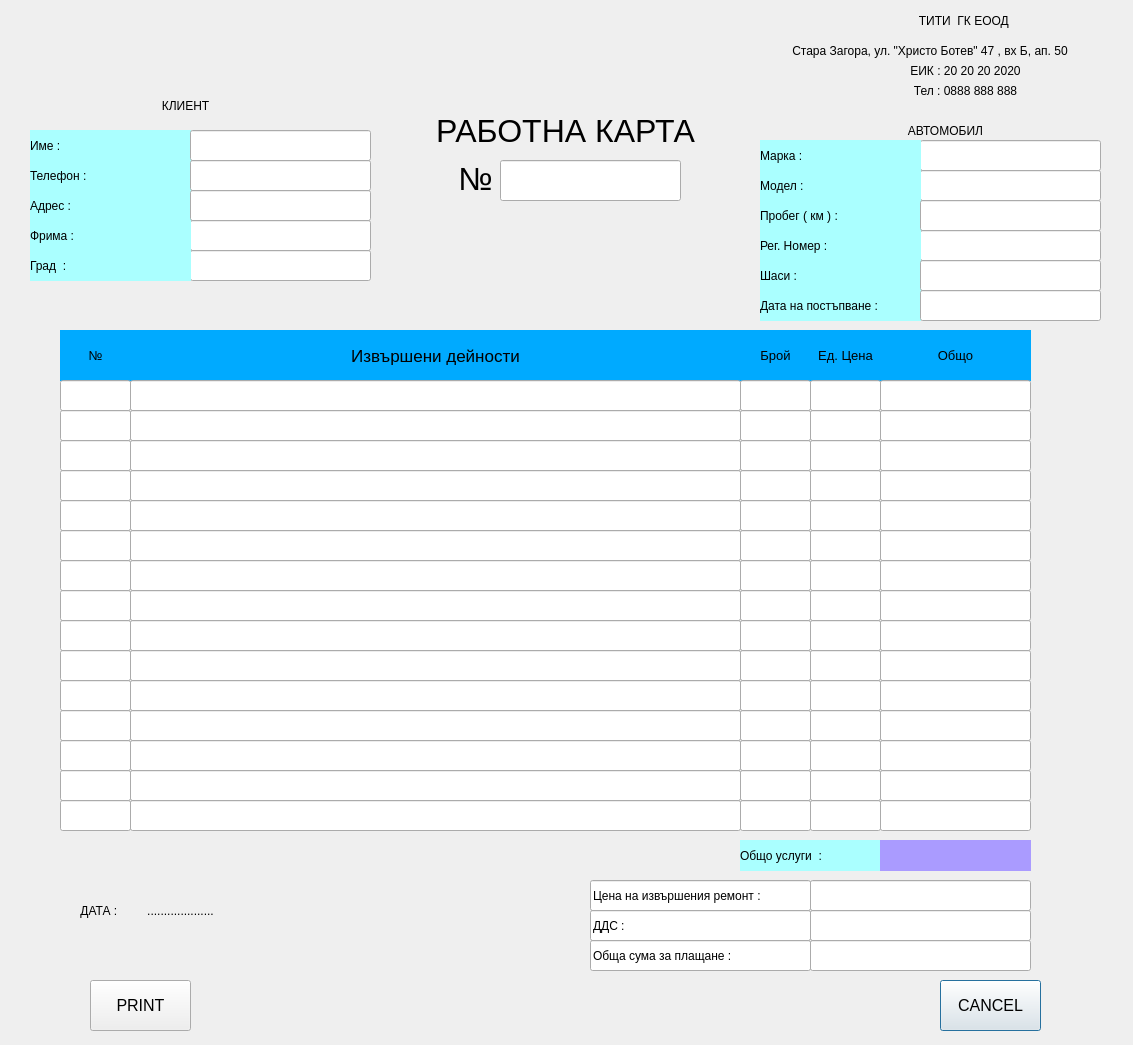
 <widget class="QDialog" name="PrintFormat">
  <property name="geometry">
   <rect>
    <x>0</x>
    <y>0</y>
    <width>1133</width>
    <height>1045</height>
   </rect>
  </property>
  <property name="windowTitle">
   <string>Work Card</string>
  </property>
  <widget class="QLineEdit" name="lineEdit_TotalRepairCost">
   <property name="geometry">
    <rect>
     <x>590</x>
     <y>880</y>
     <width>221</width>
     <height>31</height>
    </rect>
   </property>
   <property name="text">
    <string>Цена на извършения ремонт : </string>
   </property>
  </widget>
  <widget class="QLineEdit" name="lineEdit_TotalRepairCost_Value">
   <property name="geometry">
    <rect>
     <x>810</x>
     <y>880</y>
     <width>221</width>
     <height>31</height>
    </rect>
   </property>
   <property name="text">
    <string/>
   </property>
  </widget>
  <widget class="QLabel" name="L_Date">
   <property name="geometry">
    <rect>
     <x>60</x>
     <y>900</y>
     <width>81</width>
     <height>21</height>
    </rect>
   </property>
   <property name="styleSheet">
    <string notr="true">font: 75 10pt &quot;MS Shell Dlg 2&quot;;</string>
   </property>
   <property name="text">
    <string>ДАТА : </string>
   </property>
   <property name="alignment">
    <set>Qt::AlignCenter</set>
   </property>
  </widget>
  <widget class="QLabel" name="L_RepairNumber">
   <property name="geometry">
    <rect>
     <x>60</x>
     <y>330</y>
     <width>71</width>
     <height>51</height>
    </rect>
   </property>
   <property name="font">
    <font>
     <pointsize>10</pointsize>
    </font>
   </property>
   <property name="styleSheet">
    <string notr="true">background-color: rgb(0, 170, 255);</string>
   </property>
   <property name="text">
    <string>№</string>
   </property>
   <property name="alignment">
    <set>Qt::AlignCenter</set>
   </property>
  </widget>
  <widget class="QLineEdit" name="T_AutoModel">
   <property name="geometry">
    <rect>
     <x>920</x>
     <y>170</y>
     <width>181</width>
     <height>31</height>
    </rect>
   </property>
   <property name="text">
    <string/>
   </property>
  </widget>
  <widget class="QLabel" name="L_RepairDescription">
   <property name="geometry">
    <rect>
     <x>130</x>
     <y>330</y>
     <width>611</width>
     <height>51</height>
    </rect>
   </property>
   <property name="font">
    <font>
     <pointsize>13</pointsize>
    </font>
   </property>
   <property name="styleSheet">
    <string notr="true">background-color: rgb(0, 170, 255);</string>
   </property>
   <property name="text">
    <string>Извършени дейности</string>
   </property>
   <property name="alignment">
    <set>Qt::AlignCenter</set>
   </property>
  </widget>
  <widget class="QLineEdit" name="lineEdit_DDS_CostValue">
   <property name="geometry">
    <rect>
     <x>810</x>
     <y>910</y>
     <width>221</width>
     <height>31</height>
    </rect>
   </property>
   <property name="text">
    <string/>
   </property>
  </widget>
  <widget class="QLabel" name="L_KlientName">
   <property name="geometry">
    <rect>
     <x>30</x>
     <y>130</y>
     <width>161</width>
     <height>31</height>
    </rect>
   </property>
   <property name="styleSheet">
    <string notr="true">background-color: rgb(170, 255, 255);</string>
   </property>
   <property name="text">
    <string>Име : </string>
   </property>
  </widget>
  <widget class="QLabel" name="L_AutoMilage">
   <property name="geometry">
    <rect>
     <x>760</x>
     <y>200</y>
     <width>161</width>
     <height>31</height>
    </rect>
   </property>
   <property name="styleSheet">
    <string notr="true">background-color: rgb(170, 255, 255);</string>
   </property>
   <property name="text">
    <string>Пробег ( км ) : </string>
   </property>
  </widget>
  <widget class="QLineEdit" name="lineEdit_1_NUM">
   <property name="geometry">
    <rect>
     <x>60</x>
     <y>380</y>
     <width>71</width>
     <height>31</height>
    </rect>
   </property>
  </widget>
  <widget class="QLabel" name="L_AutoVIN">
   <property name="geometry">
    <rect>
     <x>760</x>
     <y>260</y>
     <width>161</width>
     <height>31</height>
    </rect>
   </property>
   <property name="styleSheet">
    <string notr="true">background-color: rgb(170, 255, 255);</string>
   </property>
   <property name="text">
    <string>Шаси : </string>
   </property>
  </widget>
  <widget class="QLineEdit" name="T_KlientFirm">
   <property name="geometry">
    <rect>
     <x>190</x>
     <y>220</y>
     <width>181</width>
     <height>31</height>
    </rect>
   </property>
   <property name="text">
    <string/>
   </property>
  </widget>
  <widget class="QLabel" name="L_FirmName">
   <property name="geometry">
    <rect>
     <x>890</x>
     <y>10</y>
     <width>151</width>
     <height>21</height>
    </rect>
   </property>
   <property name="styleSheet">
    <string notr="true">font: 75 10pt &quot;MS Shell Dlg 2&quot;;</string>
   </property>
   <property name="text">
    <string>ТИТИ  ГК ЕООД </string>
   </property>
   <property name="alignment">
    <set>Qt::AlignCenter</set>
   </property>
  </widget>
  <widget class="QLineEdit" name="T_WorkCard_Nubmer">
   <property name="geometry">
    <rect>
     <x>500</x>
     <y>160</y>
     <width>181</width>
     <height>41</height>
    </rect>
   </property>
   <property name="text">
    <string/>
   </property>
  </widget>
  <widget class="QLabel" name="L_KlientAdress">
   <property name="geometry">
    <rect>
     <x>30</x>
     <y>190</y>
     <width>161</width>
     <height>31</height>
    </rect>
   </property>
   <property name="styleSheet">
    <string notr="true">background-color: rgb(170, 255, 255);</string>
   </property>
   <property name="text">
    <string>Адрес :</string>
   </property>
  </widget>
  <widget class="QLabel" name="L_AutoinfoLabel">
   <property name="geometry">
    <rect>
     <x>870</x>
     <y>120</y>
     <width>151</width>
     <height>21</height>
    </rect>
   </property>
   <property name="styleSheet">
    <string notr="true">font: 75 10pt &quot;MS Shell Dlg 2&quot;;</string>
   </property>
   <property name="text">
    <string>АВТОМОБИЛ</string>
   </property>
   <property name="alignment">
    <set>Qt::AlignCenter</set>
   </property>
  </widget>
  <widget class="QLabel" name="L_RepairPartsCount">
   <property name="geometry">
    <rect>
     <x>740</x>
     <y>330</y>
     <width>71</width>
     <height>51</height>
    </rect>
   </property>
   <property name="sizePolicy">
    <sizepolicy hsizetype="Preferred" vsizetype="Preferred">
     <horstretch>7</horstretch>
     <verstretch>7</verstretch>
    </sizepolicy>
   </property>
   <property name="font">
    <font>
     <pointsize>10</pointsize>
    </font>
   </property>
   <property name="styleSheet">
    <string notr="true">background-color: rgb(0, 170, 255);</string>
   </property>
   <property name="lineWidth">
    <number>1</number>
   </property>
   <property name="text">
    <string>Брой</string>
   </property>
   <property name="alignment">
    <set>Qt::AlignCenter</set>
   </property>
  </widget>
  <widget class="QLineEdit" name="T_AutoRegNumber">
   <property name="geometry">
    <rect>
     <x>920</x>
     <y>230</y>
     <width>181</width>
     <height>31</height>
    </rect>
   </property>
   <property name="text">
    <string/>
   </property>
  </widget>
  <widget class="QLabel" name="L_ClientLabel">
   <property name="geometry">
    <rect>
     <x>110</x>
     <y>90</y>
     <width>151</width>
     <height>31</height>
    </rect>
   </property>
   <property name="styleSheet">
    <string notr="true">font: 75 10pt &quot;MS Shell Dlg 2&quot;;</string>
   </property>
   <property name="text">
    <string>КЛИЕНТ</string>
   </property>
   <property name="alignment">
    <set>Qt::AlignCenter</set>
   </property>
  </widget>
  <widget class="QLabel" name="L_TotalWorkCost">
   <property name="geometry">
    <rect>
     <x>740</x>
     <y>840</y>
     <width>141</width>
     <height>31</height>
    </rect>
   </property>
   <property name="styleSheet">
    <string notr="true">background-color: rgb(170, 255, 255);</string>
   </property>
   <property name="text">
    <string>Общо услуги  : </string>
   </property>
  </widget>
  <widget class="QLabel" name="L_KlientPhone">
   <property name="geometry">
    <rect>
     <x>30</x>
     <y>160</y>
     <width>161</width>
     <height>31</height>
    </rect>
   </property>
   <property name="styleSheet">
    <string notr="true">background-color: rgb(170, 255, 255);</string>
   </property>
   <property name="text">
    <string>Телефон : </string>
   </property>
  </widget>
  <widget class="QLineEdit" name="T_KlientAdress">
   <property name="geometry">
    <rect>
     <x>190</x>
     <y>190</y>
     <width>181</width>
     <height>31</height>
    </rect>
   </property>
   <property name="text">
    <string/>
   </property>
  </widget>
  <widget class="QLineEdit" name="T_AutoMarka">
   <property name="geometry">
    <rect>
     <x>920</x>
     <y>140</y>
     <width>181</width>
     <height>31</height>
    </rect>
   </property>
  </widget>
  <widget class="QLabel" name="L_RepairsSinglePrice">
   <property name="geometry">
    <rect>
     <x>810</x>
     <y>330</y>
     <width>71</width>
     <height>51</height>
    </rect>
   </property>
   <property name="font">
    <font>
     <pointsize>10</pointsize>
    </font>
   </property>
   <property name="styleSheet">
    <string notr="true">background-color: rgb(0, 170, 255);</string>
   </property>
   <property name="text">
    <string>Ед. Цена</string>
   </property>
   <property name="alignment">
    <set>Qt::AlignCenter</set>
   </property>
  </widget>
  <widget class="QLabel" name="L_TotalWorkCostValue">
   <property name="geometry">
    <rect>
     <x>880</x>
     <y>840</y>
     <width>151</width>
     <height>31</height>
    </rect>
   </property>
   <property name="styleSheet">
    <string notr="true">background-color: rgb(170, 155, 255);</string>
   </property>
   <property name="text">
    <string/>
   </property>
  </widget>
  <widget class="QLabel" name="L_FirmAdress">
   <property name="geometry">
    <rect>
     <x>740</x>
     <y>30</y>
     <width>331</width>
     <height>41</height>
    </rect>
   </property>
   <property name="text">
    <string>Стара Загора, ул. &quot;Христо Ботев&quot; 47 , вх Б, ап. 50 </string>
   </property>
   <property name="alignment">
    <set>Qt::AlignRight|Qt::AlignTrailing|Qt::AlignVCenter</set>
   </property>
  </widget>
  <widget class="QLineEdit" name="lineEdit_1_SPrice">
   <property name="geometry">
    <rect>
     <x>810</x>
     <y>380</y>
     <width>71</width>
     <height>31</height>
    </rect>
   </property>
  </widget>
  <widget class="QLineEdit" name="lineEdit_TotalPay_Value">
   <property name="geometry">
    <rect>
     <x>810</x>
     <y>940</y>
     <width>221</width>
     <height>31</height>
    </rect>
   </property>
   <property name="text">
    <string/>
   </property>
  </widget>
  <widget class="QLineEdit" name="T_KlientCity">
   <property name="geometry">
    <rect>
     <x>190</x>
     <y>250</y>
     <width>181</width>
     <height>31</height>
    </rect>
   </property>
   <property name="text">
    <string/>
   </property>
  </widget>
  <widget class="QLabel" name="L_AutoRepairDate">
   <property name="geometry">
    <rect>
     <x>760</x>
     <y>290</y>
     <width>161</width>
     <height>31</height>
    </rect>
   </property>
   <property name="styleSheet">
    <string notr="true">background-color: rgb(170, 255, 255);</string>
   </property>
   <property name="text">
    <string>Дата на постъпване : </string>
   </property>
  </widget>
  <widget class="QLineEdit" name="T_KlientName">
   <property name="geometry">
    <rect>
     <x>190</x>
     <y>130</y>
     <width>181</width>
     <height>31</height>
    </rect>
   </property>
  </widget>
  <widget class="QLabel" name="L_AutoRegNubmer">
   <property name="geometry">
    <rect>
     <x>760</x>
     <y>230</y>
     <width>161</width>
     <height>31</height>
    </rect>
   </property>
   <property name="styleSheet">
    <string notr="true">background-color: rgb(170, 255, 255);</string>
   </property>
   <property name="text">
    <string>Рег. Номер :  </string>
   </property>
  </widget>
  <widget class="QLineEdit" name="T_AutoMilage">
   <property name="geometry">
    <rect>
     <x>920</x>
     <y>200</y>
     <width>181</width>
     <height>31</height>
    </rect>
   </property>
   <property name="text">
    <string/>
   </property>
  </widget>
  <widget class="QLineEdit" name="lineEdit_TotalToPay">
   <property name="geometry">
    <rect>
     <x>590</x>
     <y>940</y>
     <width>221</width>
     <height>31</height>
    </rect>
   </property>
   <property name="text">
    <string>Обща сума за плащане : </string>
   </property>
  </widget>
  <widget class="QLabel" name="L_AutoModel">
   <property name="geometry">
    <rect>
     <x>760</x>
     <y>170</y>
     <width>161</width>
     <height>31</height>
    </rect>
   </property>
   <property name="styleSheet">
    <string notr="true">background-color: rgb(170, 255, 255);</string>
   </property>
   <property name="text">
    <string>Модел : </string>
   </property>
  </widget>
  <widget class="QLineEdit" name="T_AutoVIN">
   <property name="geometry">
    <rect>
     <x>920</x>
     <y>260</y>
     <width>181</width>
     <height>31</height>
    </rect>
   </property>
   <property name="text">
    <string/>
   </property>
  </widget>
  <widget class="QLabel" name="L_WorkCard">
   <property name="geometry">
    <rect>
     <x>370</x>
     <y>110</y>
     <width>391</width>
     <height>41</height>
    </rect>
   </property>
   <property name="font">
    <font>
     <pointsize>24</pointsize>
    </font>
   </property>
   <property name="text">
    <string>РАБОТНА КАРТА</string>
   </property>
   <property name="alignment">
    <set>Qt::AlignCenter</set>
   </property>
  </widget>
  <widget class="QLineEdit" name="lineEdit_1_CNT">
   <property name="geometry">
    <rect>
     <x>740</x>
     <y>380</y>
     <width>71</width>
     <height>31</height>
    </rect>
   </property>
  </widget>
  <widget class="QLabel" name="L_KlientCity">
   <property name="geometry">
    <rect>
     <x>30</x>
     <y>250</y>
     <width>161</width>
     <height>31</height>
    </rect>
   </property>
   <property name="styleSheet">
    <string notr="true">background-color: rgb(170, 255, 255);</string>
   </property>
   <property name="text">
    <string>Град  : </string>
   </property>
  </widget>
  <widget class="QLabel" name="L_RepairTotalCost">
   <property name="geometry">
    <rect>
     <x>880</x>
     <y>330</y>
     <width>151</width>
     <height>51</height>
    </rect>
   </property>
   <property name="font">
    <font>
     <pointsize>10</pointsize>
    </font>
   </property>
   <property name="styleSheet">
    <string notr="true">background-color: rgb(0, 170, 255);</string>
   </property>
   <property name="text">
    <string>Общо</string>
   </property>
   <property name="alignment">
    <set>Qt::AlignCenter</set>
   </property>
  </widget>
  <widget class="QLabel" name="L_AutoMarka">
   <property name="geometry">
    <rect>
     <x>760</x>
     <y>140</y>
     <width>161</width>
     <height>31</height>
    </rect>
   </property>
   <property name="styleSheet">
    <string notr="true">background-color: rgb(170, 255, 255);</string>
   </property>
   <property name="text">
    <string>Марка : </string>
   </property>
  </widget>
  <widget class="QLineEdit" name="lineEdit_1_Total">
   <property name="geometry">
    <rect>
     <x>880</x>
     <y>380</y>
     <width>151</width>
     <height>31</height>
    </rect>
   </property>
  </widget>
  <widget class="QPushButton" name="B_PrintCancel">
   <property name="geometry">
    <rect>
     <x>940</x>
     <y>980</y>
     <width>101</width>
     <height>51</height>
    </rect>
   </property>
   <property name="font">
    <font>
     <pointsize>12</pointsize>
    </font>
   </property>
   <property name="text">
    <string>CANCEL</string>
   </property>
  </widget>
  <widget class="QLabel" name="L_KlientFirm">
   <property name="geometry">
    <rect>
     <x>30</x>
     <y>220</y>
     <width>161</width>
     <height>31</height>
    </rect>
   </property>
   <property name="styleSheet">
    <string notr="true">background-color: rgb(170, 255, 255);</string>
   </property>
   <property name="text">
    <string>Фрима : </string>
   </property>
  </widget>
  <widget class="QLineEdit" name="lineEdit_DDS_Cost">
   <property name="geometry">
    <rect>
     <x>590</x>
     <y>910</y>
     <width>221</width>
     <height>31</height>
    </rect>
   </property>
   <property name="text">
    <string>ДДС : </string>
   </property>
  </widget>
  <widget class="QLabel" name="L_WorkKardNumber">
   <property name="geometry">
    <rect>
     <x>440</x>
     <y>150</y>
     <width>71</width>
     <height>60</height>
    </rect>
   </property>
   <property name="font">
    <font>
     <pointsize>24</pointsize>
    </font>
   </property>
   <property name="text">
    <string>&lt;html&gt;&lt;head/&gt;&lt;body&gt;&lt;p&gt;№&lt;/p&gt;&lt;/body&gt;&lt;/html&gt;</string>
   </property>
   <property name="alignment">
    <set>Qt::AlignCenter</set>
   </property>
  </widget>
  <widget class="QLabel" name="L_FirmEIK">
   <property name="geometry">
    <rect>
     <x>890</x>
     <y>60</y>
     <width>151</width>
     <height>21</height>
    </rect>
   </property>
   <property name="styleSheet">
    <string notr="true">font: 75 10pt &quot;MS Shell Dlg 2&quot;;</string>
   </property>
   <property name="text">
    <string>ЕИК : 20 20 20 2020</string>
   </property>
   <property name="alignment">
    <set>Qt::AlignCenter</set>
   </property>
  </widget>
  <widget class="QLineEdit" name="T_DateRepair">
   <property name="geometry">
    <rect>
     <x>920</x>
     <y>290</y>
     <width>181</width>
     <height>31</height>
    </rect>
   </property>
   <property name="text">
    <string/>
   </property>
  </widget>
  <widget class="QLineEdit" name="T_KlientPhone">
   <property name="geometry">
    <rect>
     <x>190</x>
     <y>160</y>
     <width>181</width>
     <height>31</height>
    </rect>
   </property>
   <property name="text">
    <string/>
   </property>
  </widget>
  <widget class="QLabel" name="L_FirmPhone">
   <property name="geometry">
    <rect>
     <x>890</x>
     <y>80</y>
     <width>151</width>
     <height>21</height>
    </rect>
   </property>
   <property name="styleSheet">
    <string notr="true">font: 75 10pt &quot;MS Shell Dlg 2&quot;;</string>
   </property>
   <property name="text">
    <string>Тел : 0888 888 888</string>
   </property>
   <property name="alignment">
    <set>Qt::AlignCenter</set>
   </property>
  </widget>
  <widget class="QLineEdit" name="lineEdit_1_Descr">
   <property name="geometry">
    <rect>
     <x>130</x>
     <y>380</y>
     <width>611</width>
     <height>31</height>
    </rect>
   </property>
  </widget>
  <widget class="QPushButton" name="B_PrintDocument">
   <property name="geometry">
    <rect>
     <x>90</x>
     <y>980</y>
     <width>101</width>
     <height>51</height>
    </rect>
   </property>
   <property name="font">
    <font>
     <pointsize>12</pointsize>
    </font>
   </property>
   <property name="text">
    <string>PRINT</string>
   </property>
  </widget>
  <widget class="QLabel" name="L_DateDots">
   <property name="geometry">
    <rect>
     <x>140</x>
     <y>900</y>
     <width>81</width>
     <height>21</height>
    </rect>
   </property>
   <property name="styleSheet">
    <string notr="true">font: 75 10pt &quot;MS Shell Dlg 2&quot;;</string>
   </property>
   <property name="text">
    <string>....................</string>
   </property>
   <property name="alignment">
    <set>Qt::AlignCenter</set>
   </property>
  </widget>
  <widget class="QLineEdit" name="lineEdit_2_SPrice">
   <property name="geometry">
    <rect>
     <x>810</x>
     <y>410</y>
     <width>71</width>
     <height>31</height>
    </rect>
   </property>
  </widget>
  <widget class="QLineEdit" name="lineEdit_2_CNT">
   <property name="geometry">
    <rect>
     <x>740</x>
     <y>410</y>
     <width>71</width>
     <height>31</height>
    </rect>
   </property>
  </widget>
  <widget class="QLineEdit" name="lineEdit_2_Descr">
   <property name="geometry">
    <rect>
     <x>130</x>
     <y>410</y>
     <width>611</width>
     <height>31</height>
    </rect>
   </property>
  </widget>
  <widget class="QLineEdit" name="lineEdit_2_NUM">
   <property name="geometry">
    <rect>
     <x>60</x>
     <y>410</y>
     <width>71</width>
     <height>31</height>
    </rect>
   </property>
  </widget>
  <widget class="QLineEdit" name="lineEdit_2_Total">
   <property name="geometry">
    <rect>
     <x>880</x>
     <y>410</y>
     <width>151</width>
     <height>31</height>
    </rect>
   </property>
  </widget>
  <widget class="QLineEdit" name="lineEdit_3_CNT">
   <property name="geometry">
    <rect>
     <x>740</x>
     <y>440</y>
     <width>71</width>
     <height>31</height>
    </rect>
   </property>
  </widget>
  <widget class="QLineEdit" name="lineEdit_3_SPrice">
   <property name="geometry">
    <rect>
     <x>810</x>
     <y>440</y>
     <width>71</width>
     <height>31</height>
    </rect>
   </property>
  </widget>
  <widget class="QLineEdit" name="lineEdit_3_NUM">
   <property name="geometry">
    <rect>
     <x>60</x>
     <y>440</y>
     <width>71</width>
     <height>31</height>
    </rect>
   </property>
  </widget>
  <widget class="QLineEdit" name="lineEdit_3_Descr">
   <property name="geometry">
    <rect>
     <x>130</x>
     <y>440</y>
     <width>611</width>
     <height>31</height>
    </rect>
   </property>
  </widget>
  <widget class="QLineEdit" name="lineEdit_3_Total">
   <property name="geometry">
    <rect>
     <x>880</x>
     <y>440</y>
     <width>151</width>
     <height>31</height>
    </rect>
   </property>
  </widget>
  <widget class="QLineEdit" name="lineEdit_4_SPrice">
   <property name="geometry">
    <rect>
     <x>810</x>
     <y>470</y>
     <width>71</width>
     <height>31</height>
    </rect>
   </property>
  </widget>
  <widget class="QLineEdit" name="lineEdit_4_Total">
   <property name="geometry">
    <rect>
     <x>880</x>
     <y>470</y>
     <width>151</width>
     <height>31</height>
    </rect>
   </property>
  </widget>
  <widget class="QLineEdit" name="lineEdit_4_CNT">
   <property name="geometry">
    <rect>
     <x>740</x>
     <y>470</y>
     <width>71</width>
     <height>31</height>
    </rect>
   </property>
  </widget>
  <widget class="QLineEdit" name="lineEdit_4_NUM">
   <property name="geometry">
    <rect>
     <x>60</x>
     <y>470</y>
     <width>71</width>
     <height>31</height>
    </rect>
   </property>
  </widget>
  <widget class="QLineEdit" name="lineEdit_4_Descr">
   <property name="geometry">
    <rect>
     <x>130</x>
     <y>470</y>
     <width>611</width>
     <height>31</height>
    </rect>
   </property>
  </widget>
  <widget class="QLineEdit" name="lineEdit_5_CNT">
   <property name="geometry">
    <rect>
     <x>740</x>
     <y>500</y>
     <width>71</width>
     <height>31</height>
    </rect>
   </property>
  </widget>
  <widget class="QLineEdit" name="lineEdit_5_Total">
   <property name="geometry">
    <rect>
     <x>880</x>
     <y>500</y>
     <width>151</width>
     <height>31</height>
    </rect>
   </property>
  </widget>
  <widget class="QLineEdit" name="lineEdit_5_NUM">
   <property name="geometry">
    <rect>
     <x>60</x>
     <y>500</y>
     <width>71</width>
     <height>31</height>
    </rect>
   </property>
  </widget>
  <widget class="QLineEdit" name="lineEdit_5_SPrice">
   <property name="geometry">
    <rect>
     <x>810</x>
     <y>500</y>
     <width>71</width>
     <height>31</height>
    </rect>
   </property>
  </widget>
  <widget class="QLineEdit" name="lineEdit_5_Descr">
   <property name="geometry">
    <rect>
     <x>130</x>
     <y>500</y>
     <width>611</width>
     <height>31</height>
    </rect>
   </property>
  </widget>
  <widget class="QLineEdit" name="lineEdit_6_NUM">
   <property name="geometry">
    <rect>
     <x>60</x>
     <y>530</y>
     <width>71</width>
     <height>31</height>
    </rect>
   </property>
  </widget>
  <widget class="QLineEdit" name="lineEdit_6_SPrice">
   <property name="geometry">
    <rect>
     <x>810</x>
     <y>530</y>
     <width>71</width>
     <height>31</height>
    </rect>
   </property>
  </widget>
  <widget class="QLineEdit" name="lineEdit_6_CNT">
   <property name="geometry">
    <rect>
     <x>740</x>
     <y>530</y>
     <width>71</width>
     <height>31</height>
    </rect>
   </property>
  </widget>
  <widget class="QLineEdit" name="lineEdit_6_Total">
   <property name="geometry">
    <rect>
     <x>880</x>
     <y>530</y>
     <width>151</width>
     <height>31</height>
    </rect>
   </property>
  </widget>
  <widget class="QLineEdit" name="lineEdit_6_Descr">
   <property name="geometry">
    <rect>
     <x>130</x>
     <y>530</y>
     <width>611</width>
     <height>31</height>
    </rect>
   </property>
  </widget>
  <widget class="QLineEdit" name="lineEdit_7_Total">
   <property name="geometry">
    <rect>
     <x>880</x>
     <y>560</y>
     <width>151</width>
     <height>31</height>
    </rect>
   </property>
  </widget>
  <widget class="QLineEdit" name="lineEdit_7_SPrice">
   <property name="geometry">
    <rect>
     <x>810</x>
     <y>560</y>
     <width>71</width>
     <height>31</height>
    </rect>
   </property>
  </widget>
  <widget class="QLineEdit" name="lineEdit_7_CNT">
   <property name="geometry">
    <rect>
     <x>740</x>
     <y>560</y>
     <width>71</width>
     <height>31</height>
    </rect>
   </property>
  </widget>
  <widget class="QLineEdit" name="lineEdit_7_Descr">
   <property name="geometry">
    <rect>
     <x>130</x>
     <y>560</y>
     <width>611</width>
     <height>31</height>
    </rect>
   </property>
  </widget>
  <widget class="QLineEdit" name="lineEdit_7_NUM">
   <property name="geometry">
    <rect>
     <x>60</x>
     <y>560</y>
     <width>71</width>
     <height>31</height>
    </rect>
   </property>
  </widget>
  <widget class="QLineEdit" name="lineEdit_8_Total">
   <property name="geometry">
    <rect>
     <x>880</x>
     <y>590</y>
     <width>151</width>
     <height>31</height>
    </rect>
   </property>
  </widget>
  <widget class="QLineEdit" name="lineEdit_8_Descr">
   <property name="geometry">
    <rect>
     <x>130</x>
     <y>590</y>
     <width>611</width>
     <height>31</height>
    </rect>
   </property>
  </widget>
  <widget class="QLineEdit" name="lineEdit_8_CNT">
   <property name="geometry">
    <rect>
     <x>740</x>
     <y>590</y>
     <width>71</width>
     <height>31</height>
    </rect>
   </property>
  </widget>
  <widget class="QLineEdit" name="lineEdit_8_SPrice">
   <property name="geometry">
    <rect>
     <x>810</x>
     <y>590</y>
     <width>71</width>
     <height>31</height>
    </rect>
   </property>
  </widget>
  <widget class="QLineEdit" name="lineEdit_8_NUM">
   <property name="geometry">
    <rect>
     <x>60</x>
     <y>590</y>
     <width>71</width>
     <height>31</height>
    </rect>
   </property>
  </widget>
  <widget class="QLineEdit" name="lineEdit_9_SPrice">
   <property name="geometry">
    <rect>
     <x>810</x>
     <y>620</y>
     <width>71</width>
     <height>31</height>
    </rect>
   </property>
  </widget>
  <widget class="QLineEdit" name="lineEdit_9_Total">
   <property name="geometry">
    <rect>
     <x>880</x>
     <y>620</y>
     <width>151</width>
     <height>31</height>
    </rect>
   </property>
  </widget>
  <widget class="QLineEdit" name="lineEdit_9_Descr">
   <property name="geometry">
    <rect>
     <x>130</x>
     <y>620</y>
     <width>611</width>
     <height>31</height>
    </rect>
   </property>
  </widget>
  <widget class="QLineEdit" name="lineEdit_9_NUM">
   <property name="geometry">
    <rect>
     <x>60</x>
     <y>620</y>
     <width>71</width>
     <height>31</height>
    </rect>
   </property>
  </widget>
  <widget class="QLineEdit" name="lineEdit_9_CNT">
   <property name="geometry">
    <rect>
     <x>740</x>
     <y>620</y>
     <width>71</width>
     <height>31</height>
    </rect>
   </property>
  </widget>
  <widget class="QLineEdit" name="lineEdit_10_SPrice">
   <property name="geometry">
    <rect>
     <x>810</x>
     <y>650</y>
     <width>71</width>
     <height>31</height>
    </rect>
   </property>
  </widget>
  <widget class="QLineEdit" name="lineEdit_10_Total">
   <property name="geometry">
    <rect>
     <x>880</x>
     <y>650</y>
     <width>151</width>
     <height>31</height>
    </rect>
   </property>
  </widget>
  <widget class="QLineEdit" name="lineEdit_10_NUM">
   <property name="geometry">
    <rect>
     <x>60</x>
     <y>650</y>
     <width>71</width>
     <height>31</height>
    </rect>
   </property>
  </widget>
  <widget class="QLineEdit" name="lineEdit_10_CNT">
   <property name="geometry">
    <rect>
     <x>740</x>
     <y>650</y>
     <width>71</width>
     <height>31</height>
    </rect>
   </property>
  </widget>
  <widget class="QLineEdit" name="lineEdit_10_Descr">
   <property name="geometry">
    <rect>
     <x>130</x>
     <y>650</y>
     <width>611</width>
     <height>31</height>
    </rect>
   </property>
  </widget>
  <widget class="QLineEdit" name="lineEdit_11_CNT">
   <property name="geometry">
    <rect>
     <x>740</x>
     <y>680</y>
     <width>71</width>
     <height>31</height>
    </rect>
   </property>
  </widget>
  <widget class="QLineEdit" name="lineEdit_11_Total">
   <property name="geometry">
    <rect>
     <x>880</x>
     <y>680</y>
     <width>151</width>
     <height>31</height>
    </rect>
   </property>
  </widget>
  <widget class="QLineEdit" name="lineEdit_11_NUM">
   <property name="geometry">
    <rect>
     <x>60</x>
     <y>680</y>
     <width>71</width>
     <height>31</height>
    </rect>
   </property>
  </widget>
  <widget class="QLineEdit" name="lineEdit_11_Descr">
   <property name="geometry">
    <rect>
     <x>130</x>
     <y>680</y>
     <width>611</width>
     <height>31</height>
    </rect>
   </property>
  </widget>
  <widget class="QLineEdit" name="lineEdit_11_SPrice">
   <property name="geometry">
    <rect>
     <x>810</x>
     <y>680</y>
     <width>71</width>
     <height>31</height>
    </rect>
   </property>
  </widget>
  <widget class="QLineEdit" name="lineEdit_12_Descr">
   <property name="geometry">
    <rect>
     <x>130</x>
     <y>710</y>
     <width>611</width>
     <height>31</height>
    </rect>
   </property>
  </widget>
  <widget class="QLineEdit" name="lineEdit_12_NUM">
   <property name="geometry">
    <rect>
     <x>60</x>
     <y>710</y>
     <width>71</width>
     <height>31</height>
    </rect>
   </property>
  </widget>
  <widget class="QLineEdit" name="lineEdit_12_SPrice">
   <property name="geometry">
    <rect>
     <x>810</x>
     <y>710</y>
     <width>71</width>
     <height>31</height>
    </rect>
   </property>
  </widget>
  <widget class="QLineEdit" name="lineEdit_12_Total">
   <property name="geometry">
    <rect>
     <x>880</x>
     <y>710</y>
     <width>151</width>
     <height>31</height>
    </rect>
   </property>
  </widget>
  <widget class="QLineEdit" name="lineEdit_12_CNT">
   <property name="geometry">
    <rect>
     <x>740</x>
     <y>710</y>
     <width>71</width>
     <height>31</height>
    </rect>
   </property>
  </widget>
  <widget class="QLineEdit" name="lineEdit_13_Descr">
   <property name="geometry">
    <rect>
     <x>130</x>
     <y>740</y>
     <width>611</width>
     <height>31</height>
    </rect>
   </property>
  </widget>
  <widget class="QLineEdit" name="lineEdit_13_Total">
   <property name="geometry">
    <rect>
     <x>880</x>
     <y>740</y>
     <width>151</width>
     <height>31</height>
    </rect>
   </property>
  </widget>
  <widget class="QLineEdit" name="lineEdit_13_CNT">
   <property name="geometry">
    <rect>
     <x>740</x>
     <y>740</y>
     <width>71</width>
     <height>31</height>
    </rect>
   </property>
  </widget>
  <widget class="QLineEdit" name="lineEdit_13_NUM">
   <property name="geometry">
    <rect>
     <x>60</x>
     <y>740</y>
     <width>71</width>
     <height>31</height>
    </rect>
   </property>
  </widget>
  <widget class="QLineEdit" name="lineEdit_13_SPrice">
   <property name="geometry">
    <rect>
     <x>810</x>
     <y>740</y>
     <width>71</width>
     <height>31</height>
    </rect>
   </property>
  </widget>
  <widget class="QLineEdit" name="lineEdit_14_CNT">
   <property name="geometry">
    <rect>
     <x>740</x>
     <y>770</y>
     <width>71</width>
     <height>31</height>
    </rect>
   </property>
  </widget>
  <widget class="QLineEdit" name="lineEdit_14_Total">
   <property name="geometry">
    <rect>
     <x>880</x>
     <y>770</y>
     <width>151</width>
     <height>31</height>
    </rect>
   </property>
  </widget>
  <widget class="QLineEdit" name="lineEdit_14_Descr">
   <property name="geometry">
    <rect>
     <x>130</x>
     <y>770</y>
     <width>611</width>
     <height>31</height>
    </rect>
   </property>
  </widget>
  <widget class="QLineEdit" name="lineEdit_14_SPrice">
   <property name="geometry">
    <rect>
     <x>810</x>
     <y>770</y>
     <width>71</width>
     <height>31</height>
    </rect>
   </property>
  </widget>
  <widget class="QLineEdit" name="lineEdit_14_NUM">
   <property name="geometry">
    <rect>
     <x>60</x>
     <y>770</y>
     <width>71</width>
     <height>31</height>
    </rect>
   </property>
  </widget>
  <widget class="QLineEdit" name="lineEdit_15_Total">
   <property name="geometry">
    <rect>
     <x>880</x>
     <y>800</y>
     <width>151</width>
     <height>31</height>
    </rect>
   </property>
  </widget>
  <widget class="QLineEdit" name="lineEdit_15_Descr">
   <property name="geometry">
    <rect>
     <x>130</x>
     <y>800</y>
     <width>611</width>
     <height>31</height>
    </rect>
   </property>
  </widget>
  <widget class="QLineEdit" name="lineEdit_15_NUM">
   <property name="geometry">
    <rect>
     <x>60</x>
     <y>800</y>
     <width>71</width>
     <height>31</height>
    </rect>
   </property>
  </widget>
  <widget class="QLineEdit" name="lineEdit_15_CNT">
   <property name="geometry">
    <rect>
     <x>740</x>
     <y>800</y>
     <width>71</width>
     <height>31</height>
    </rect>
   </property>
  </widget>
  <widget class="QLineEdit" name="lineEdit_15_SPrice">
   <property name="geometry">
    <rect>
     <x>810</x>
     <y>800</y>
     <width>71</width>
     <height>31</height>
    </rect>
   </property>
  </widget>
 </widget>
